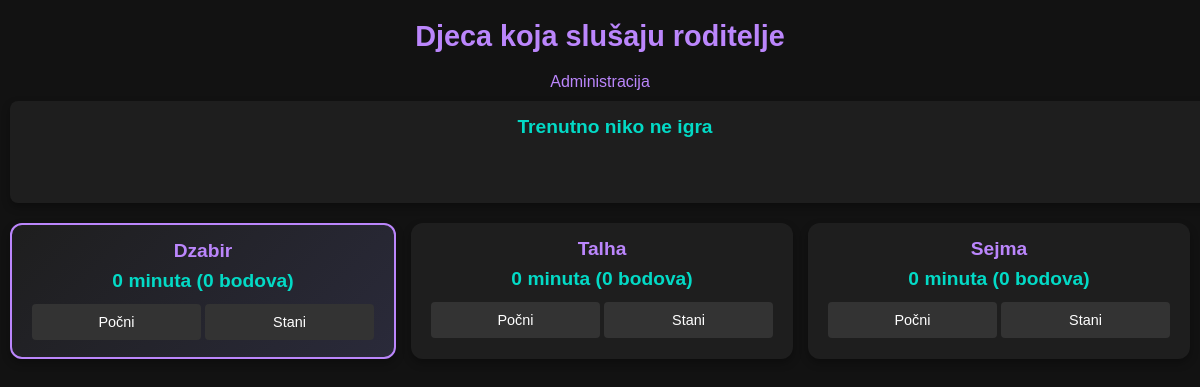
Before: / with the older database file.
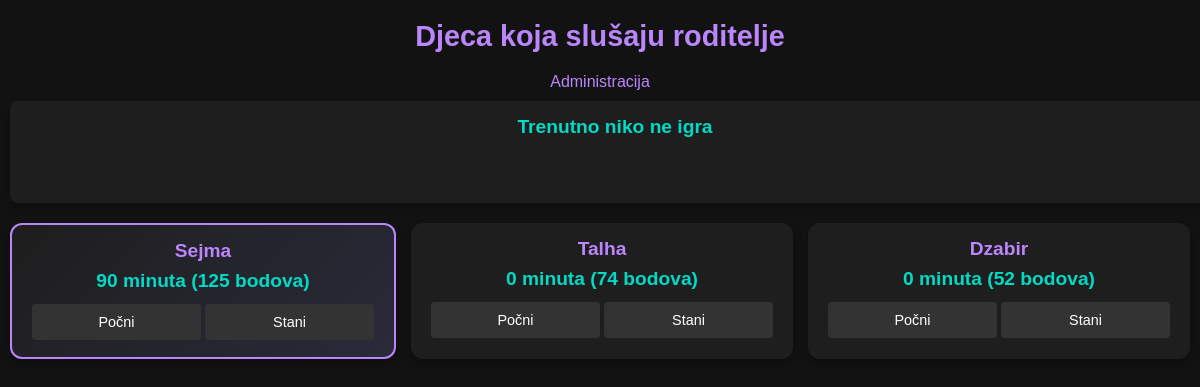
After: the same page with the newer database file.
### models.py (models this page shows, shortened)
class Kid(SQLModel, table=True):
    id: Optional[int] = Field(default=None, primary_key=True)
    name: str
    current_minutes: int = Field(default=0)  # Min: -5
    daily_bonus_used: int = Field(default=0)  # Max: 15 per day
    last_reset_date: str = Field(default="")  # Format: "YYYY-MM-DD"

### main.py (the view)
@app.get("/", response_class=HTMLResponse)
def read_root(request: Request, session: Session = Depends(get_session)):
    kids = session.exec(select(Kid)).all()
    for kid in kids:
        kid.reset_daily_bonus_if_needed()
    session.commit()
    all_logs = session.exec(select(LogEntry)).all()
    kid_points = {}
    for log in all_logs:
        if log.kid_id in kid_points:
            kid_points[log.kid_id] += log.points_change
        else:
            kid_points[log.kid_id] = log.points_change
    kid_point_pairs = [(kid, kid_points.get(kid.id, 0)) for kid in kids]
    sorted_kid_point_pairs = sorted(kid_point_pairs, key=lambda x: x[1], reverse=True)
    return templates.TemplateResponse("kids.html", {
        "request": request,
        "kids_with_points": sorted_kid_point_pairs
    })

### templates/kids.html (shortened to what this page needs)
<!DOCTYPE html>
<html>
<head>
</head>
<body>
    <div class="container">
        <h1>Djeca koja slušaju roditelje</h1>
        <div class="admin-link" style="margin-bottom: 10px;">
            <a href="/admin">Administracija</a>
        </div>
        <div class="active-session-info" id="active-session-info">
            <h2 id="session-status">No active session</h2>
            <div class="time-remaining" id="time-remaining"></div>
        </div>
        <div class="leaderboard">
            {% for kid, points in kids_with_points %}
            <div class="leaderboard-item" id="kid-{{ kid.id }}">
                <div class="kid-name">{{ kid.name }}</div>
                <div class="kid-time-points">{{ "%d"|format(kid.current_minutes|round(0, 'floor')|int) }} minuta ({{ "%d"|format(points|round(0, 'floor')|int) }} bodova)</div>
                <div class="session-controls">
                    <button class="start-session-btn" id="start-session-{{ kid.id }}" style="display: none;" onclick="startSession({{ kid.id }})">Počni</button>
                    <button class="stop-session-btn" id="stop-session-{{ kid.id }}" style="display: none;" onclick="stopSession({{ kid.id }})">Stani</button>
                </div>
            </div>
            {% endfor %}
        </div>
    </div>
</body>
</html>

### templates/kids.html (style rules this page uses)
body { background-color: #121212; color: #e0e0e0; font-family: Arial, sans-serif; margin: 0; padding: 10px; display: flex; flex-direction: column; align-items: center; }
.container { max-width: 100%; width: 100%; padding: 0 10px; }
h1 { text-align: center; color: #bb86fc; font-size: 1.8em; margin: 10px 0; }
.active-session-info { background-color: #1e1e1e; border-radius: 8px; padding: 15px; margin: 10px 0 20px 0; width: 100%; text-align: center; box-shadow: 0 4px 8px rgba(0,0,0,0.3); }
.active-session-info h2 { margin: 0 0 10px 0; color: #03dac6; font-size: 1.2em; }
.time-remaining { font-size: 2.5em; font-weight: bold; color: #bb86fc; text-align: center; margin: 15px 0; padding: 10px; display: block; }
.leaderboard { display: flex; flex-wrap: wrap; justify-content: center; gap: 15px; margin: 20px 0; width: 100%; }
.leaderboard-item { background-color: #1e1e1e; border-radius: 12px; padding: 15px; text-align: center; min-width: 140px; flex: 1 1 140px; box-shadow: 0 4px 8px rgba(0,0,0,0.3); transition: transform 0.2s; position: relative; }
.leaderboard-item:first-child { background: linear-gradient(135deg, #1e1e1e, #2a2a3a); border: 2px solid #bb86fc; }
.kid-name { font-size: 1.2em; font-weight: bold; color: #bb86fc; margin-bottom: 8px; }
.kid-time-points { font-size: 1.2em; font-weight: bold; color: #03dac6; margin-bottom: 10px; }
.start-session-btn, .stop-session-btn { background-color: #333; color: white; border: none; padding: 8px; border-radius: 4px; cursor: pointer; font-size: 0.9em; width: 48%; margin: 2px; min-height: 36px; }
.session-controls { display: flex; width: 100%; flex-wrap: wrap; justify-content: center; }
.admin-link { margin-top: 20px; text-align: center; width: 100%; }
.admin-link a { color: #bb86fc; text-decoration: none; font-size: 1em; }

Changed rows visible on the page:
changed Kid "Sejma": current_minutes "0" → "90"; value "0" → "125"; moves up the list
changed Kid "Talha": value "0" → "74"; moves down the list
changed Kid "Dzabir": value "0" → "52"
